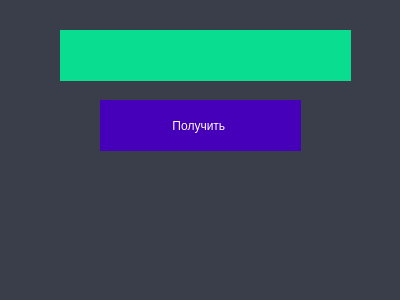
<?xml version="1.0" encoding="UTF-8"?>
<ui version="4.0">
 <class>Dialog</class>
 <widget class="QDialog" name="Dialog">
  <property name="geometry">
   <rect>
    <x>0</x>
    <y>0</y>
    <width>400</width>
    <height>300</height>
   </rect>
  </property>
  <property name="windowTitle">
   <string>Dialog</string>
  </property>
  <property name="styleSheet">
   <string notr="true">background-color:#3a3e4a; </string>
  </property>
  <widget class="QPushButton" name="pushButton">
   <property name="geometry">
    <rect>
     <x>100</x>
     <y>100</y>
     <width>201</width>
     <height>51</height>
    </rect>
   </property>
   <property name="styleSheet">
    <string notr="true">QPushButton{
	font: 12pt &quot;Century Gothic&quot;;
color: #fcfcfc ;
background-color: #4700ba;
border: none;
}

QPushButtonchover{
color: #f8c7fc ;
background-color: #6e3cbd;
border: #0385ff;
}

QPushButton:pressed{
color: #00ff84;
border: #0385ff;
}
</string>
   </property>
   <property name="text">
    <string>Получить </string>
   </property>
  </widget>
  <widget class="QLineEdit" name="lineEdit">
   <property name="geometry">
    <rect>
     <x>60</x>
     <y>30</y>
     <width>291</width>
     <height>51</height>
    </rect>
   </property>
   <property name="styleSheet">
    <string notr="true">color: #2f4f3f;
font: 12pt &quot;Times New Roman&quot;;
background-color: #09de90;
border: #037f3d;</string>
   </property>
   <property name="text">
    <string/>
   </property>
  </widget>
  <widget class="QLabel" name="label">
   <property name="geometry">
    <rect>
     <x>26</x>
     <y>162</y>
     <width>341</width>
     <height>121</height>
    </rect>
   </property>
   <property name="styleSheet">
    <string notr="true">color: #ccc;
font: 75 12pt &quot;Gadugi&quot;;
</string>
   </property>
   <property name="text">
    <string/>
   </property>
  </widget>
 </widget>
 <resources/>
 <connections/>
</ui>
